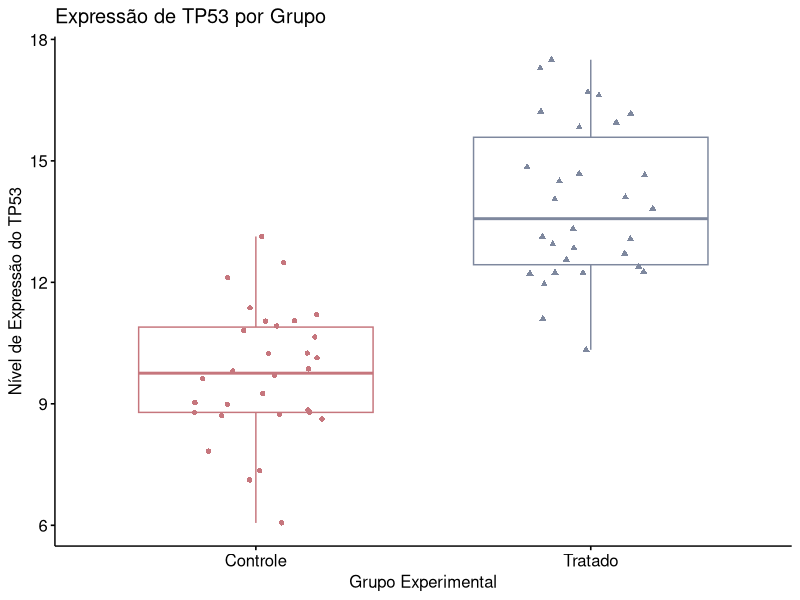

Here is the R script that generated this plot: (Note: this script raises an error after producing the figure.)
## ---- chunk 1
library(ggpubr)

PALETTE = c("#c6767d", "#7e889e")
## ---- chunk 2
df = read.table("data/gene_expression.tab", header = T, sep = "\t")
head(df)
## ---- chunk 3
# value_counts()
table(df$sexo)
## ---- chunk 4
p1 = ggboxplot(
  data = df,
  x = "grupo", #CATEGORICO
  y = "TP53", #NUMERICO
  color = "grupo", #deixa a cor diferente para cada X, porém se eu colocar uma coluna diferente para comparar tambem eu consigo colocar o noem de outra coluna aqui
  palette = PALETTE,
  add = "jitter",
  shape = "grupo",
  #combine =  T,  #fecha a parte de cima e do lado
  title = "Expressão de TP53 por Grupo",
  xlab = "Grupo Experimental",
  ylab = "Nível de Expressão do TP53"
) + rremove("legend")
  + stat_compare_means(method = "t.test", label.x = 1.3, label.y = 18)

## ---- chunk 5
p2 = ggviolin(
  data = df,
  x = "grupo",
  y = "EGFR",
  fill = "grupo",
  palette = PALETTE,
  add = "boxplot",
  add.params = list(fill = "white"),
  title = "Distrição da Expressão do EGFR",
  xlab = "Grupo",
  ylab = "Nível de Expressão"
) + stat_compare_means(method = "wilcox.test", label.y = 32)

## ---- chunk 6

p3 = ggdotplot(
  data = df,
  x = "grupo",
  y = "BRCA1",
  fill = "grupo",
  palette = "jco",
  binwidth = 0.4,
  dotsize = 1,
  add.params = list(fill = "white"),
  title = "Dot plot da Expressão do BRCA1",
  xlab = "Grupo",
  ylab = "Nível de Expressão"
) + stat_compare_means(method = "t.test", label.x = 1.35)

## ---- chunk 7
ggdotplot(
  data = df,
  x = "grupo",
  y = "BRCA1",
  fill = "grupo",
  palette = "jco",
  binwidth = 0.5,
  add.params = list(fill = "white"),
  dotsize = 1,
  title = "Dot plot da Expressão do BRCA1",
  xlab = "Grupo",
  ylab = "Nível de Expressão"
) + stat_compare_means(method = "t.test", label.x = 1.35)
## ---- chunk 8
minhas_comparacoes = list(c("Tipo_A", "Tipo_B"), c("Tipo_A", "Tipo_C"), c("Tipo_B", "Tipo_C"))
## ---- chunk 9
p4 = ggboxplot(
  data = df,
  x = "tipo_tumoral", #CATEGORICO
  y = "EGFR", #NUMERICO
  color = "tipo_tumoral", #deixa a cor diferente para cada X, porém se eu colocar uma coluna diferente para comparar tambem eu consigo colocar o noem de outra coluna aqui
  palette = "npg",
  add = "jitter",
  #combine =  T,  #fecha a parte de cima e do lado
  title = "Expressão de EGFR entre os tipos tumorais",
  xlab = "Grupo Experimental",
  ylab = "Nível de Expressão"
) + rremove("legend") +
  stat_compare_means(method = "anova", label.y = 37, label.x = 0.87) +
  stat_compare_means(comparisons = minhas_comparacoes, method = "t.test")
## ---- chunk 10
ggscatter(df,
          x = "TP53",
          y = "EGFR",
          add = "reg.line",
          conf.int = T,
          color = "grupo",
          palette = "jco",
          shape = "grupo",
          title = "Correlação entre Expressão de TP53 e EGFR") +
  stat_cor(method = "pearson", label.x = 9.5, label.y = 32) +
  rremove("legend.title")
## ---- chunk 11
ggscatter(df,
          x = "TP53",
          y = "EGFR",
          add = "reg.line",
          conf.int = T,
          color = "grupo",
          palette = "jco",
          shape = "grupo",
          facet.by = "grupo",
          title = "Correlação entre Expressão de TP53 e EGFR") +
  stat_cor(method = "pearson") +
  rremove("legend.title")
## ---- chunk 12
ggbarplot(df,
          x = "grupo",
          y = "EGFR",
          add = c("jitter", "mean_se"),
          color = "sexo",
          fill = "sexo",
          palette = PALETTE,
          position = position_dodge(0.8),
          title = "Média de Expressão de TP53 por Grupo e Sexo",
          xlab = "Grupo",
          ylab = "Média de Expressão (+/- SE)") +
  stat_compare_means(aes(group = sexo), label = "p.signif") +
  rremove("legend.title")
## ---- chunk 13
ggdensity(df,
          x = "TP53",
          add = "mean",
          rug = T,
          color = "tipo_tumoral",
          fill = "tipo_tumoral",
          palette = "Set2",
          facet.by = "grupo",
          title = "Curva de densidade da Expressao de TP53",
          xlab = "Expressão de TP53",
          ylab = "Densidade")
## ---- chunk 14
painel_final = ggarrange(p1, p2, p3, p4,
                         label = c("A", "B", "C", "D"),
                         ncol = 2, nrow = 2,
                         common.legend = T,
                         legend = "bottom")
painel_final
